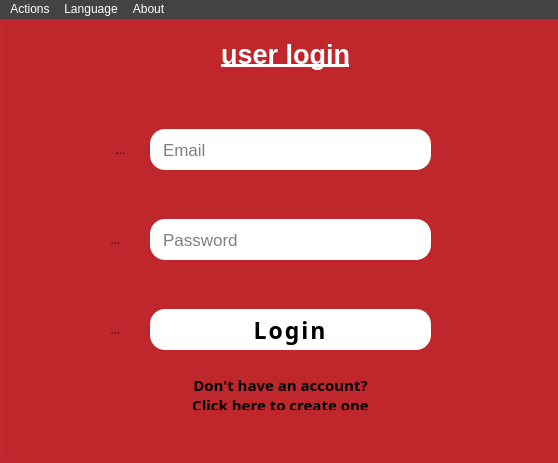
<?xml version="1.0" encoding="UTF-8"?>
<ui version="4.0">
 <class>Login</class>
 <widget class="QMainWindow" name="Login">
  <property name="geometry">
   <rect>
    <x>0</x>
    <y>0</y>
    <width>558</width>
    <height>463</height>
   </rect>
  </property>
  <property name="minimumSize">
   <size>
    <width>558</width>
    <height>463</height>
   </size>
  </property>
  <property name="maximumSize">
   <size>
    <width>558</width>
    <height>463</height>
   </size>
  </property>
  <property name="font">
   <font>
    <family>SimSun</family>
   </font>
  </property>
  <property name="windowTitle">
   <string>Login</string>
  </property>
  <property name="styleSheet">
   <string notr="true">QMainWindow{
	background-color:  #C2272D;
}

QLineEdit{
	background-color: #fff;
	color: #000000;
	border-radius:  15px;
	padding-left : 11px;
}

QPushButton{
background-color: #fff;
text-transform: uppercase;
border-radius:  15px;
color: #000000;

}

QToolButton
{
    border-radius: 30px;
}

QMenu{
background-color:  gray;
color: #fff;
}

QMenuBar{
background-color:  #434343;
color: #fff;
}

QAction{
background-color: gray;
color: #fff;

}

QMenuBar::item:selected{
background-color: gray;
color: #fff;
}

QMenu::item:selected{
background-color:  #404040;
}

QMessageBox::QPushButton{
padding: 15px;
}


</string>
  </property>
  <widget class="QWidget" name="centralwidget">
   <property name="enabled">
    <bool>true</bool>
   </property>
   <widget class="QGroupBox" name="groupBox">
    <property name="geometry">
     <rect>
      <x>0</x>
      <y>-20</y>
      <width>561</width>
      <height>461</height>
     </rect>
    </property>
    <property name="title">
     <string/>
    </property>
    <property name="alignment">
     <set>Qt::AlignLeading|Qt::AlignLeft|Qt::AlignVCenter</set>
    </property>
    <widget class="QLineEdit" name="emailInput">
     <property name="geometry">
      <rect>
       <x>150</x>
       <y>130</y>
       <width>281</width>
       <height>41</height>
      </rect>
     </property>
     <property name="font">
      <font>
       <pointsize>13</pointsize>
      </font>
     </property>
     <property name="styleSheet">
      <string notr="true"/>
     </property>
     <property name="placeholderText">
      <string>Email</string>
     </property>
    </widget>
    <widget class="QLineEdit" name="passwordInput">
     <property name="geometry">
      <rect>
       <x>150</x>
       <y>220</y>
       <width>281</width>
       <height>41</height>
      </rect>
     </property>
     <property name="font">
      <font>
       <pointsize>13</pointsize>
      </font>
     </property>
     <property name="echoMode">
      <enum>QLineEdit::Password</enum>
     </property>
     <property name="placeholderText">
      <string>Password</string>
     </property>
    </widget>
    <widget class="QPushButton" name="loginButton">
     <property name="geometry">
      <rect>
       <x>150</x>
       <y>310</y>
       <width>281</width>
       <height>41</height>
      </rect>
     </property>
     <property name="font">
      <font>
       <family>Sitka Small</family>
       <pointsize>17</pointsize>
       <bold>true</bold>
      </font>
     </property>
     <property name="cursor">
      <cursorShape>PointingHandCursor</cursorShape>
     </property>
     <property name="styleSheet">
      <string notr="true">QPushButton{
letter-spacing: 2px;

}</string>
     </property>
     <property name="text">
      <string>Login</string>
     </property>
     <property name="autoDefault">
      <bool>true</bool>
     </property>
     <property name="default">
      <bool>true</bool>
     </property>
    </widget>
    <widget class="QToolButton" name="profileImage">
     <property name="geometry">
      <rect>
       <x>90</x>
       <y>130</y>
       <width>61</width>
       <height>41</height>
      </rect>
     </property>
     <property name="text">
      <string>...</string>
     </property>
     <property name="icon">
      <iconset resource="resources.qrc">
       <normaloff>:/images/person-icon.png</normaloff>:/images/person-icon.png</iconset>
     </property>
     <property name="iconSize">
      <size>
       <width>100</width>
       <height>100</height>
      </size>
     </property>
    </widget>
    <widget class="QToolButton" name="lockImage">
     <property name="geometry">
      <rect>
       <x>80</x>
       <y>220</y>
       <width>71</width>
       <height>41</height>
      </rect>
     </property>
     <property name="text">
      <string>...</string>
     </property>
     <property name="icon">
      <iconset resource="resources.qrc">
       <normaloff>:/images/lock-icon.png</normaloff>:/images/lock-icon.png</iconset>
     </property>
     <property name="iconSize">
      <size>
       <width>100</width>
       <height>100</height>
      </size>
     </property>
    </widget>
    <widget class="QToolButton" name="arrowImage">
     <property name="geometry">
      <rect>
       <x>80</x>
       <y>310</y>
       <width>71</width>
       <height>41</height>
      </rect>
     </property>
     <property name="text">
      <string>...</string>
     </property>
     <property name="icon">
      <iconset resource="resources.qrc">
       <normaloff>:/images/right-arrow.png</normaloff>:/images/right-arrow.png</iconset>
     </property>
     <property name="iconSize">
      <size>
       <width>100</width>
       <height>100</height>
      </size>
     </property>
    </widget>
    <widget class="QLabel" name="loginLabel">
     <property name="geometry">
      <rect>
       <x>200</x>
       <y>20</y>
       <width>171</width>
       <height>71</height>
      </rect>
     </property>
     <property name="font">
      <font>
       <pointsize>20</pointsize>
       <bold>true</bold>
       <underline>true</underline>
       <stylestrategy>PreferAntialias</stylestrategy>
       <kerning>true</kerning>
      </font>
     </property>
     <property name="styleSheet">
      <string notr="true">QLabel{
text-transform: uppercase;
color: #fff;
line-height: 5px;
color:  #fff;

}</string>
     </property>
     <property name="text">
      <string>user login</string>
     </property>
     <property name="alignment">
      <set>Qt::AlignCenter</set>
     </property>
    </widget>
    <widget class="QPushButton" name="createaccountButton">
     <property name="geometry">
      <rect>
       <x>140</x>
       <y>380</y>
       <width>281</width>
       <height>31</height>
      </rect>
     </property>
     <property name="font">
      <font>
       <family>Sitka Small</family>
       <pointsize>11</pointsize>
       <bold>true</bold>
      </font>
     </property>
     <property name="cursor">
      <cursorShape>PointingHandCursor</cursorShape>
     </property>
     <property name="styleSheet">
      <string notr="true">QPushButton{
background-color:  transparent;
text-transform:  none;
border-radius:  0px;
color: #000000;

}</string>
     </property>
     <property name="text">
      <string>Don't have an account? 
Click here to create one</string>
     </property>
     <property name="flat">
      <bool>true</bool>
     </property>
    </widget>
   </widget>
  </widget>
  <widget class="QMenuBar" name="loginMenu">
   <property name="geometry">
    <rect>
     <x>0</x>
     <y>0</y>
     <width>558</width>
     <height>21</height>
    </rect>
   </property>
   <widget class="QMenu" name="menuActions">
    <property name="title">
     <string>Actions</string>
    </property>
    <addaction name="actionDeskActions"/>
    <addaction name="actionAdminActions"/>
    <addaction name="actionCustomerActions"/>
    <addaction name="actionCreateAccount"/>
   </widget>
   <widget class="QMenu" name="menuAbout">
    <property name="title">
     <string>About</string>
    </property>
    <addaction name="actionDeveloperInfo"/>
    <addaction name="actionAboutQt"/>
   </widget>
   <widget class="QMenu" name="menuLanguage">
    <property name="title">
     <string>Language</string>
    </property>
    <addaction name="actionEnglish"/>
    <addaction name="actionSpanish"/>
   </widget>
   <addaction name="menuActions"/>
   <addaction name="menuLanguage"/>
   <addaction name="menuAbout"/>
  </widget>
  <action name="actionDeskActions">
   <property name="text">
    <string>Desk Actions</string>
   </property>
   <property name="shortcut">
    <string>Ctrl+Shift+D</string>
   </property>
  </action>
  <action name="actionAdminActions">
   <property name="text">
    <string>Admin Actions</string>
   </property>
   <property name="shortcut">
    <string>Ctrl+Shift+A</string>
   </property>
  </action>
  <action name="actionCustomerActions">
   <property name="text">
    <string>Customer Actions</string>
   </property>
   <property name="shortcut">
    <string>Ctrl+Shift+C</string>
   </property>
  </action>
  <action name="actionDeveloperInfo">
   <property name="text">
    <string>Developer Info</string>
   </property>
   <property name="shortcut">
    <string>Ctrl+D</string>
   </property>
  </action>
  <action name="actionAboutQt">
   <property name="text">
    <string>About Qt</string>
   </property>
   <property name="shortcut">
    <string>Ctrl+Q</string>
   </property>
  </action>
  <action name="actionEnglish">
   <property name="text">
    <string>English</string>
   </property>
   <property name="shortcut">
    <string>Ctrl+E</string>
   </property>
  </action>
  <action name="actionSpanish">
   <property name="text">
    <string>Spanish</string>
   </property>
   <property name="shortcut">
    <string>Ctrl+S</string>
   </property>
  </action>
  <action name="actionCreateAccount">
   <property name="text">
    <string>Create Account(desk only)</string>
   </property>
  </action>
 </widget>
 <resources>
  <include location="resources.qrc"/>
 </resources>
 <connections/>
</ui>
